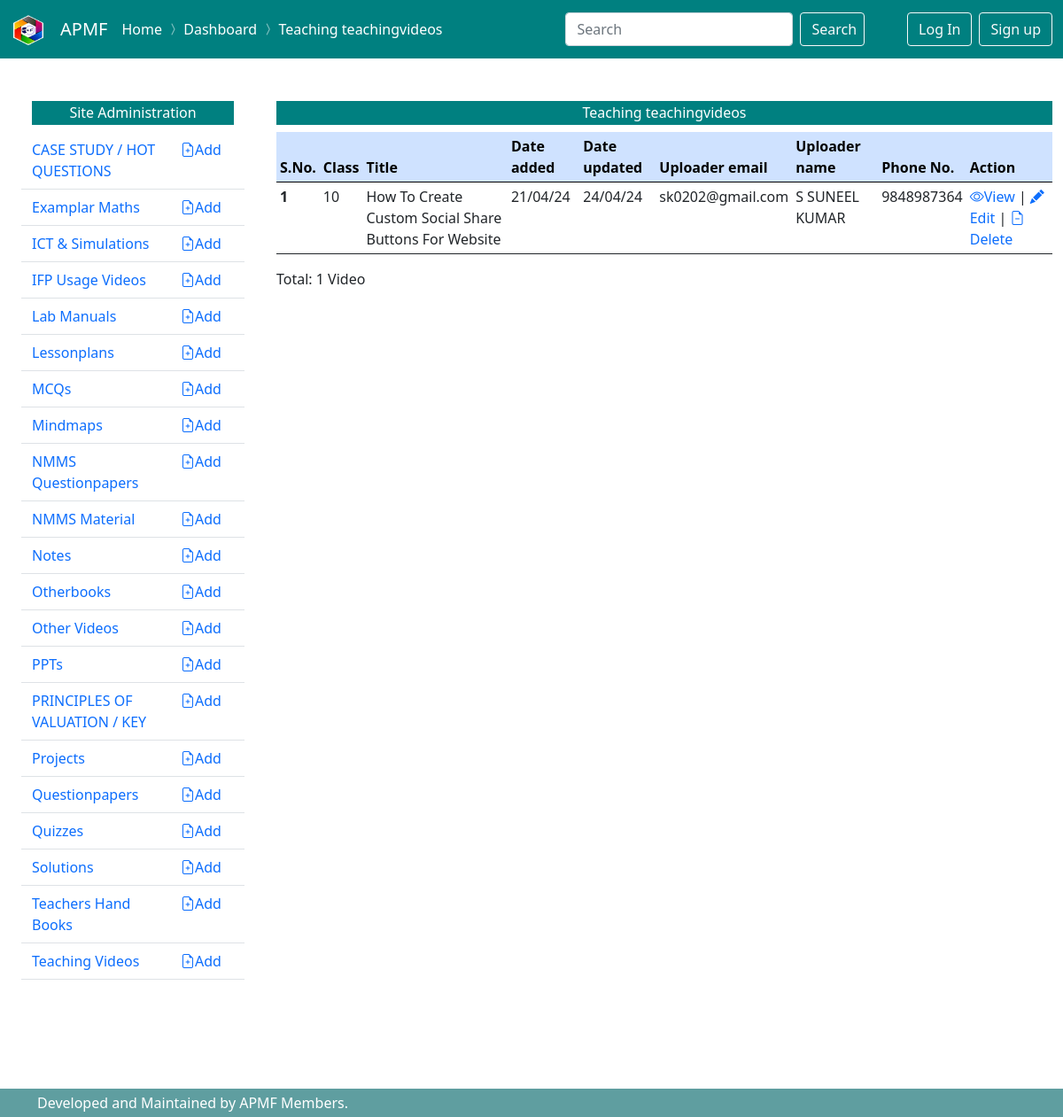
Screenshot of /dashboard/teaching-video/ with the database file from the repository.
### teachingvideos/models.py (models this page shows, shortened)
class Teachingvideo(models.Model):
    STANDARD_CHOICES = (
        (10,10),
        (9,9),
        (8,8),
        (7,7),
        (6,6),
        (5,5),
        (4,4),
        (3,3),
        (2,2),
        (1,1),
        (11,11),
        (12,12),
    )
    standard = models.IntegerField("class", choices= STANDARD_CHOICES)
    title = models.CharField(max_length=100)
    description = models.CharField(max_length = 100, blank=True)
    date_added = models.DateTimeField(auto_now_add=True)
    date_updated = models.DateTimeField(auto_now = True)
    uploaded_by = models.ForeignKey(get_user_model(), on_delete=models.CASCADE)
    video = EmbedVideoField()  # same like models.URLField()
    class Meta:
        verbose_name = "Teaching Video"
        verbose_name_plural = "Teaching Videos"
        ordering = [
            'standard',
            'date_added'
        ]

### users/models.py (models this page shows, shortened)
class MyUser(AbstractBaseUser):
    email=models.EmailField(
        verbose_name ='email address',
        max_length = 255,
        unique = True,
    )
    phone_number = models.CharField(max_length=10, validators=[RegexValidator(regex='^(\+?\d{1,3})?[-.\s]?\(?\d{3}\)?[-.\s]?\d{3}[-.\s]?\d{4}$')])
    name = models.CharField(max_length=50)
    is_active = models.BooleanField(default=True)
    is_admin = models.BooleanField(default=False)
    objects = MyUserManager()
    USERNAME_FIELD = 'email'
    REQUIRED_FIELDS = ['phone_number', 'name']

### dashboard/views.py (the view)
# urls.py: path('dashboard/teaching-video/', views.DashboardTeachingvideoListView.as_view(), name='dashboard_teachingvideo_list'),
class DashboardTeachingvideoListView(teachingvideos_views.TeachingvideoListView):
    template_name = 'dashboard/teachingvideos/list.html'
    success_url = reverse_lazy('dashboard_teachingvideo_list')

### teachingvideos/views.py (called while the page is built)
    def get_context_data(self, **kwargs):
        context = super().get_context_data(**kwargs)
        context['requests'] = Message.objects.filter(request_for = 'teaching_video')
        return context

### dashboard/templates/dashboard/teachingvideos/list.html (shortened to what this page needs)
{% extends "dashboard/dashboard.html" %}
{% load static %}
{% block navigation %}
<span class="navbar-text" >
  <a href="{% url "home" %}" style ="text-decoration:none">Home</a>
  <i class="bi bi-chevron-compact-right"></i>
  <a href="{% url "dashboard" %}" style ="text-decoration:none">Dashboard</a>
  <i class="bi bi-chevron-compact-right"></i>
  <a href="#" style ="text-decoration:none">Teaching teachingvideos</a>
</span>
{% endblock navigation %}
{% block content %}
<h6 class ="p-1 text-center" style="background-color:teal; color:white">Teaching teachingvideos</h6>
<table class="table table-sm table-hover">
    <thead class="table-primary" >
      <tr  >
        <th scope="col">S.No.</th>
        <th scope="col">Class</th>
        <th scope="col">Title</th>
        <th scope="col">Date added</th>
        <th scope="col">Date updated</th>
        <th scope="col">Uploader email</th>
        <th scope="col">Uploader name</th>
        <th scope="col">Phone No.</th>
        <th scope="col">Action</th>
      </tr>
    </thead>
    <tbody>
        {% for teachingvideo in  teachingvideos %}
      <tr>
        <th scope="row">{{forloop.counter}}</th>
        <td>{{teachingvideo.standard}}</td>
        <td>{{teachingvideo.title}}</td>
        <td>{{teachingvideo.date_added|date:'d/m/y'}}</td>
        <td>{{teachingvideo.date_updated|date:'d/m/y'}}</td>
        <td>{{teachingvideo.uploaded_by.email}}</td>
        <td>{{teachingvideo.uploaded_by.name|upper}}</td>
        <td>{{teachingvideo.uploaded_by.phone_number}}</td>
        <td><a style="text-decoration:none;" href= '{% url "dashboard_teachingvideo_detail" teachingvideo.pk %}'><i class="bi bi-eye"></i>View </a>|
          <a style="text-decoration:none;" href= '{% url "dashboard_teachingvideo_update" teachingvideo.pk %}'><i class="bi bi-pencil-fill"></i>Edit </a>|
          <a style="text-decoration:none;" href= '{% url "dashboard_teachingvideo_delete" teachingvideo.pk %}'><i class="bi bi-file-earmark-minus"></i>Delete </a> </td>
      </tr>
      {% endfor %}
      </table>
      Total: {{teachingvideos|length}} Video{{teachingvideos|length|pluralize:'s'}}
{% endblock content %}

### rows the page displays
Teachingvideo: standard "10", title "How To Create Custom Social Share Buttons For Website", date_added "21/04/24", date_updated "24/04/24", uploaded_by.email "sk0202@gmail.com", uploaded_by.name "S SUNEEL KUMAR", uploaded_by.phone_number "9848987364"

### other values shown
{{ teachingvideos|length }} "1"
